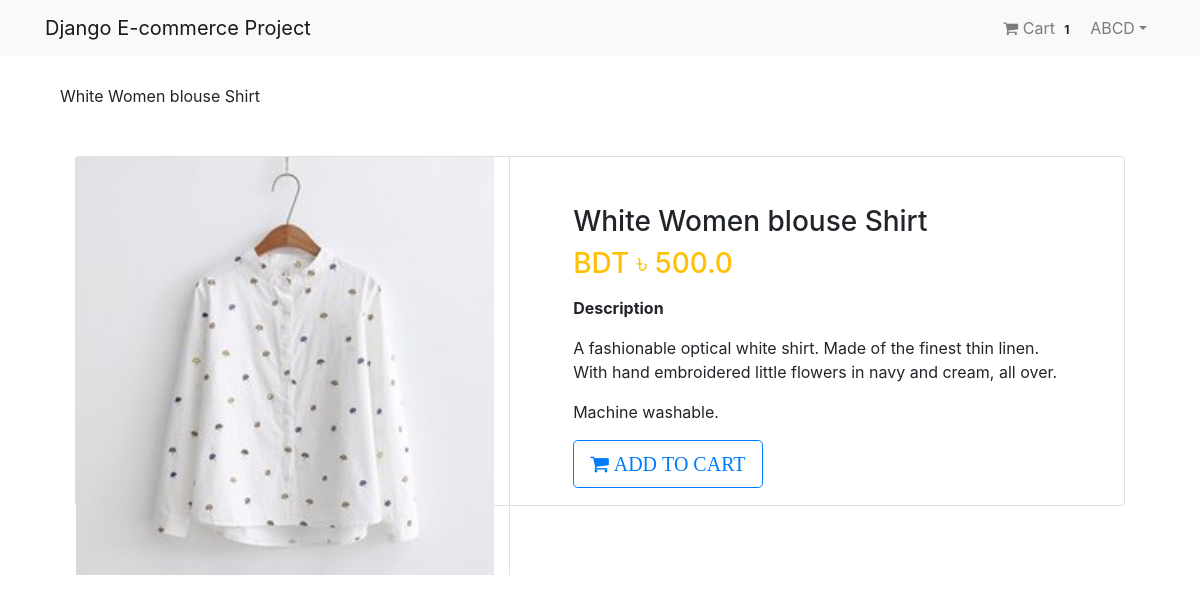
/product/2/ (signed in), run on the app's committed database.
### App_Login/models.py (models this page shows, shortened)
class User(AbstractBaseUser, PermissionsMixin):
    email = models.EmailField(unique = True, null=False)
    is_staff = models.BooleanField(
        gettext_lazy('staff status'),
        default=False,
        help_text = gettext_lazy('Designates whether the user can log in this site'),
    )
    is_active = models.BooleanField(
        gettext_lazy('active'),
        default=True,
        help_text = gettext_lazy('Designates whether this user should be treated as active. Unselect ths instead of deleting the account'),
    )
    USERNAME_FIELD = 'email'
    objects = MyUserManager()

class Profile(models.Model):
    user = models.OneToOneField(User, on_delete=models.CASCADE, related_name='profile')
    username = models.CharField(max_length=264, blank=True)
    full_name = models.CharField(max_length=264, blank=True)
    address_1 = models.TextField(max_length=300, blank=True)
    city = models.CharField(max_length=40, blank=True)
    zipcode = models.CharField(max_length=10, blank=True)
    country = models.CharField(max_length=50, blank=True)
    phone = models.CharField(max_length=20, blank=True)
    date_joined = models.DateTimeField(auto_now_add=True)

### App_Order/models.py (models this page shows, shortened)
class Order(models.Model):
    orderitems = models.ManyToManyField(Cart)
    user = models.ForeignKey(settings.AUTH_USER_MODEL, on_delete=models.CASCADE)
    ordered = models.BooleanField(default=False)
    created = models.DateTimeField(auto_now_add=True)
    paymentId = models.CharField(max_length=264, blank=True, null=True)
    orderId = models.CharField(max_length=200, blank=True, null=True)

### App_Shop/models.py (models this page shows, shortened)
class Product(models.Model):
    mainimage = models.ImageField(upload_to='Products')
    name = models.CharField(max_length=264)
    cataegory = models.ForeignKey(Category,on_delete=models.CASCADE,related_name='category')
    preview_text = models.TextField(max_length=200, verbose_name='Preview Text')
    detail_text = models.TextField(max_length=1000, verbose_name='Description')
    price = models.FloatField()
    old_price = models.FloatField(default=0.00)
    created_date = models.DateTimeField(auto_now_add=True)
    class Meta:
        ordering = ['-created_date',]

### App_Shop/views.py (the view)
# urls.py: path('product/<pk>/',views.ProductDetail.as_view(), name='product_detail'),
class ProductDetail(LoginRequiredMixin, DetailView):
    model = Product
    template_name = 'App_Shop/product_detail.html'

### App_Order/templatetags/cart_tag.py (called while the page is built)
@register.filter
def cart_total(user):
    order =Order.objects.filter(user=user,ordered=False)
    if order.exists():
        return order[0].orderitems.count()
    else:
        return 0

### templates/App_Shop/product_detail.html (shortened to what this page needs)
{% extends 'base.html' %}
{% block body_block %}
{{object.name}}
<div class="container my-5">
    <div class="card">
        <div class="row">
            <aside class="col-sm-5 border-right">
                <article class="gallery-wrap">
                    <div class="img-big-wrap">
                        <a href="">
                            <img src="/media/{{object.mainimage}}" style="width:100%; height:100%" alt="">
                        </a>
                    </div>
                </article>
            </aside>
            <aside class="col-sm-7">
                <article class="card-body p-5">
                    <h3 class="title mp-3">{{object.name}}</h3>
                    <p class="price-detail-wrap">
                        <span class="price h3 text-warning">
                            <span class="currency">BDT &#2547;</span>
                            <span class="num">{{object.price}}</span>
                        </span>
                    </p>
                    <dl class="item-property">
                        <dt> Description </dt>
                        <dd>
                            <p>{{object.detail_text | linebreaks}}</p>
                        </dd>
                    </dl>
                    <a href="{% url 'App_Order:add' object.pk %}" class="btn btn-lg btn-outline-primary text-uppercase"> <i class="fa fa-shopping-cart"> Add to Cart </i> </a>
                </article>
            </aside>
        </div>
    </div>
</div>
{% endblock %}

### templates/navbar.html (shortened to what this page needs)
{% load cart_tag %}
<nav class="navbar navbar-expand-lg navbar-light bg-light">
  <div class="container">
    <a class="navbar-brand" href="{% url 'App_Shop:home' %}">Django E-commerce Project</a>
    <div class="collapse navbar-collapse" id="navbarNav">
      <ul class="navbar-nav ml-auto">
        {% if request.user.is_authenticated %}
        <li class="nav-item">
          <a href="{% url 'App_Order:cart' %}" class="nav-link">
            <i class="fa fa-shopping-cart"></i> Cart
            <span class="badge badge-light">{{ request.user| cart_total }}</span>
          </a>
        </li>
        <li class="nav-item dropdown">
            <a class="nav-link dropdown-toggle" href="#" id="navbarDropdown" role="button" data-toggle="dropdown" aria-haspopup="true" aria-expanded="false"> {{request.user.profile.username}}</a>
        </li>
        {% else %}
        <li class="nav-item">
          <a href="{% url 'App_Login:login' %}" class="btn btn-primary">Login</a>
        </li>
        {% endif %}
      </ul>
    </div>
  </div>
</nav>

### static/css/main.css (style rules this page uses)
.gallery-wrap .img-big-wrap img { height: 450px; width: auto; display: inline-block; cursor: zoom-in }

### templates/base.html (style rules this page uses)
.card { height: 350px; }

### data on the page
User: user|cart_total "1", user.profile.username "ABCD"
Product: name "White Women blouse Shirt", mainimage (picture), price "500.0", detail_text "A fashionable optical white shirt. Made of the finest thin linen. With hand embroidered little flowers in navy and cream, all over. Machine washable."
